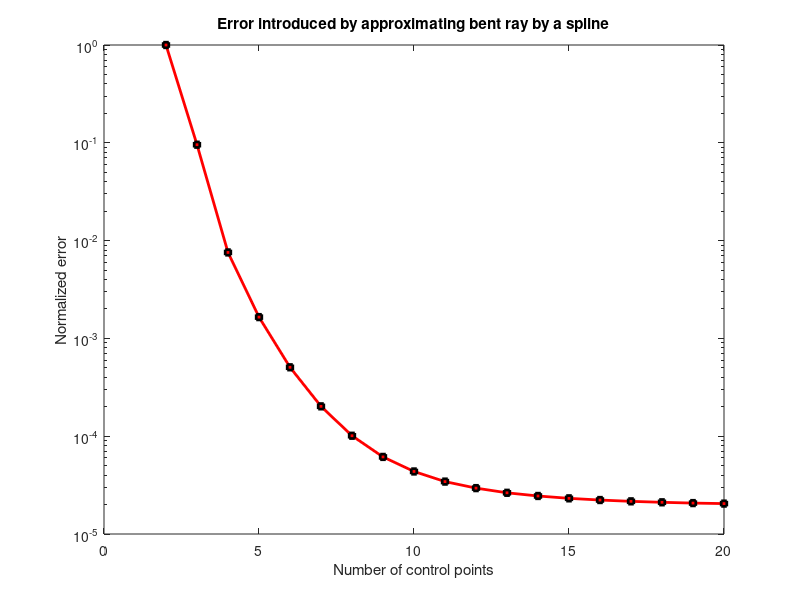

Here is the MATLAB script that generated this plot: (Note: this script raises an error after producing the figure.)
clc;
clear all;
close all;

abcissa = 2:20;

heartData = [
    0.02875026731662125600,
    0.00274825956844097640,
    0.00021757953774322861,
    0.00004746025979648747,
    0.00001456266234415161,
    0.00000580652744253723,
    0.00000290574354736542,
    0.00000176513206150563,
    0.00000125335051044070,
    0.00000098738326048822,
    0.00000084687993805093,
    0.00000075837542631283,
    0.00000070371750536387,
    0.00000066577064117580,
    0.00000063969932034956,
    0.00000062022578522290,
    0.00000060636101559777,
    0.00000059528732590031,
    0.00000058816021081711];

heartDataNormalized = heartData / heartData(1);

semilogy(abcissa, heartDataNormalized, '-rs','LineWidth',2, 'MarkerEdgeColor','k', 'MarkerFaceColor','r','MarkerSize',4);
cd('../plot2svg');
title('Error introduced by approximating bent ray by a spline');
xlabel('Number of control points');
ylabel('Normalized error');
plot2svg('../spline_approximation/spline_approximation.svg');
cd('../spline_approximation');
